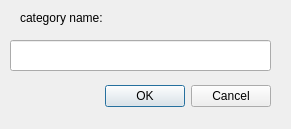
<?xml version="1.0" encoding="UTF-8"?>
<ui version="4.0">
 <class>CategoryDialog</class>
 <widget class="QDialog" name="CategoryDialog">
  <property name="geometry">
   <rect>
    <x>0</x>
    <y>0</y>
    <width>291</width>
    <height>129</height>
   </rect>
  </property>
  <property name="windowTitle">
   <string>Dialog</string>
  </property>
  <widget class="QDialogButtonBox" name="buttonBox">
   <property name="geometry">
    <rect>
     <x>10</x>
     <y>80</y>
     <width>261</width>
     <height>32</height>
    </rect>
   </property>
   <property name="orientation">
    <enum>Qt::Horizontal</enum>
   </property>
   <property name="standardButtons">
    <set>QDialogButtonBox::Cancel|QDialogButtonBox::Ok</set>
   </property>
  </widget>
  <widget class="QLineEdit" name="lineEdit">
   <property name="geometry">
    <rect>
     <x>10</x>
     <y>40</y>
     <width>261</width>
     <height>31</height>
    </rect>
   </property>
  </widget>
  <widget class="QLabel" name="label">
   <property name="geometry">
    <rect>
     <x>20</x>
     <y>10</y>
     <width>111</width>
     <height>16</height>
    </rect>
   </property>
   <property name="text">
    <string>category name:</string>
   </property>
  </widget>
 </widget>
 <resources/>
 <connections>
  <connection>
   <sender>buttonBox</sender>
   <signal>accepted()</signal>
   <receiver>CategoryDialog</receiver>
   <slot>accept()</slot>
   <hints>
    <hint type="sourcelabel">
     <x>248</x>
     <y>254</y>
    </hint>
    <hint type="destinationlabel">
     <x>157</x>
     <y>274</y>
    </hint>
   </hints>
  </connection>
  <connection>
   <sender>buttonBox</sender>
   <signal>rejected()</signal>
   <receiver>CategoryDialog</receiver>
   <slot>reject()</slot>
   <hints>
    <hint type="sourcelabel">
     <x>316</x>
     <y>260</y>
    </hint>
    <hint type="destinationlabel">
     <x>286</x>
     <y>274</y>
    </hint>
   </hints>
  </connection>
 </connections>
</ui>
